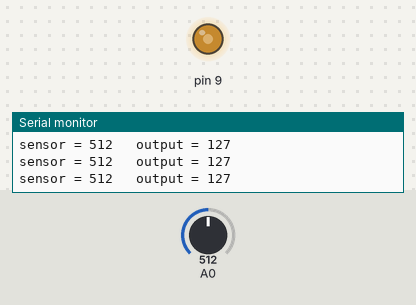
Recording of a sketch running on a simulated Arduino Uno, built with avr-gcc and run on an emulated ATmega328P. Parts: output pins drawn as LEDs (lit = HIGH), the last lines printed to the serial monitor. Inputs (shaded band) come from the test bench; at power-on: A0 = 512.

Above: at 1.2 s.
1.3 s: A0 set to 412
At 2.5 s:
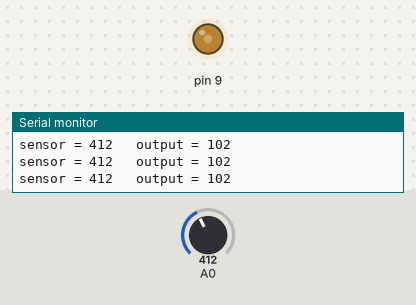
4.3 s: A0 set to 388
At 4.7 s:
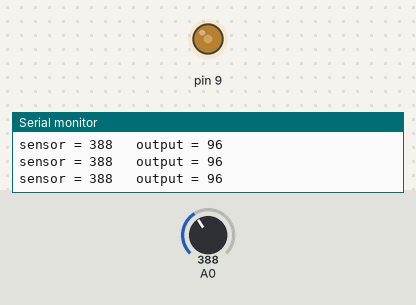
7.3 s: A0 set to 716
At 8.4 s:
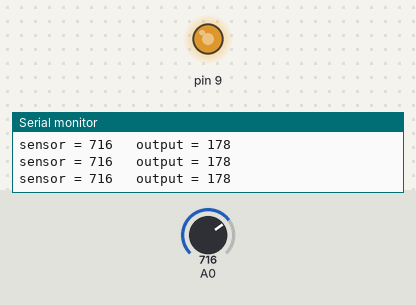
8.8 s: A0 set to 992
At 10.0 s:
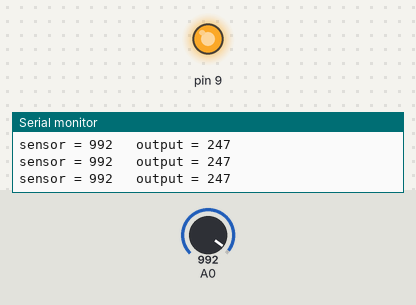
10.3 s: A0 set to 1009
At 10.7 s:
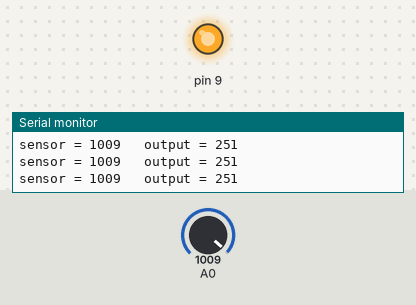
13.3 s: A0 set to 0
At 14.6 s:
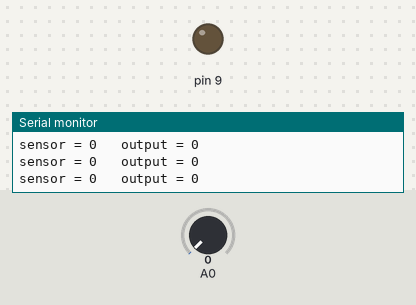
Timing chart, 0 to 15.8 s (numbered marks = the images above; inputs shaded):
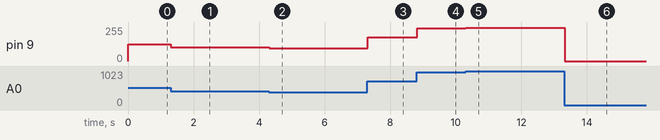

The sketch:

AnalogInOutSerial.ino
```cpp
// Analog Input Out Serial

//LED pin = 9
//Potentiometer Analog Input pin = A0

/* Attached Potetiometer to A0, GND and 5V pins respectively.
 * Using external LED with 220 ohm resistor.

 */

int sensorValue = 0;  // value read from the potentiometer
int outputValue = 0;  // value output to the PWM (analog OUTPUT)

void setup() {
  Serial.begin(9600);

}

void loop() {
  //read the analog input value
  sensorValue = analogRead(A0);
  // map it to the range of analog output
  outputValue = map(sensorValue,0, 1023, 0, 255);
  // change the analog output value
  analogWrite(9, outputValue);

  // print the results to the serial monitor
  Serial.print("sensor = ");
  Serial.print(sensorValue);
  Serial.print("\t output = ");
  Serial.println(outputValue);

  //wait 2 milliseconds before the next loop for the analog-to-digital converter to settle after the last reading

  delay(2);

}
```

Measured:
- after the input at 1.3 s, pin 9: 127/255 → 102/255 at once
- after the input at 4.3 s, pin 9: 102/255 → 96/255 at once
- after the input at 7.3 s, pin 9: 96/255 → 178/255 at once
- after the input at 8.8 s, pin 9: 178/255 → 247/255 at once
- after the input at 10.3 s, pin 9: 247/255 → 251/255 at once
- after the input at 13.3 s, pin 9: 251/255 → 0/255 at once
